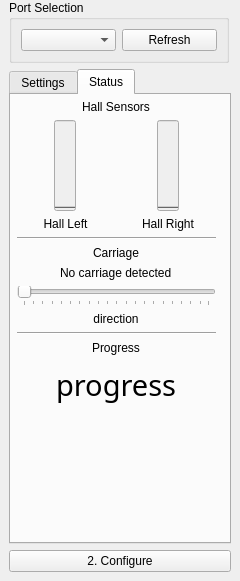
<?xml version="1.0" encoding="UTF-8"?>
<ui version="4.0">
 <class>DockWidget</class>
 <widget class="QDockWidget" name="DockWidget">
  <property name="geometry">
   <rect>
    <x>0</x>
    <y>0</y>
    <width>240</width>
    <height>581</height>
   </rect>
  </property>
  <property name="sizePolicy">
   <sizepolicy hsizetype="Preferred" vsizetype="Preferred">
    <horstretch>0</horstretch>
    <verstretch>0</verstretch>
   </sizepolicy>
  </property>
  <property name="minimumSize">
   <size>
    <width>240</width>
    <height>581</height>
   </size>
  </property>
  <property name="maximumSize">
   <size>
    <width>240</width>
    <height>581</height>
   </size>
  </property>
  <property name="features">
   <set>QDockWidget::NoDockWidgetFeatures</set>
  </property>
  <property name="windowTitle">
   <string/>
  </property>
  <widget class="QWidget" name="ayab_config">
   <property name="sizePolicy">
    <sizepolicy hsizetype="Preferred" vsizetype="Expanding">
     <horstretch>0</horstretch>
     <verstretch>0</verstretch>
    </sizepolicy>
   </property>
   <layout class="QVBoxLayout" name="verticalLayout">
    <property name="spacing">
     <number>6</number>
    </property>
    <property name="topMargin">
     <number>0</number>
    </property>
    <item>
     <widget class="QGroupBox" name="groupBox">
      <property name="sizePolicy">
       <sizepolicy hsizetype="Minimum" vsizetype="Fixed">
        <horstretch>0</horstretch>
        <verstretch>0</verstretch>
       </sizepolicy>
      </property>
      <property name="minimumSize">
       <size>
        <width>220</width>
        <height>0</height>
       </size>
      </property>
      <property name="maximumSize">
       <size>
        <width>0</width>
        <height>16777215</height>
       </size>
      </property>
      <property name="title">
       <string>Port Selection</string>
      </property>
      <layout class="QHBoxLayout" name="horizontalLayout_3">
       <item>
        <widget class="QComboBox" name="serial_port_dropdown"/>
       </item>
       <item>
        <widget class="QPushButton" name="refresh_ports_button">
         <property name="text">
          <string>Refresh</string>
         </property>
        </widget>
       </item>
      </layout>
     </widget>
    </item>
    <item>
     <widget class="QTabWidget" name="tabWidget">
      <property name="sizePolicy">
       <sizepolicy hsizetype="MinimumExpanding" vsizetype="MinimumExpanding">
        <horstretch>0</horstretch>
        <verstretch>0</verstretch>
       </sizepolicy>
      </property>
      <property name="minimumSize">
       <size>
        <width>180</width>
        <height>430</height>
       </size>
      </property>
      <property name="maximumSize">
       <size>
        <width>1000000</width>
        <height>16777215</height>
       </size>
      </property>
      <property name="currentIndex">
       <number>1</number>
      </property>
      <property name="documentMode">
       <bool>false</bool>
      </property>
      <property name="tabBarAutoHide">
       <bool>false</bool>
      </property>
      <widget class="QWidget" name="tab_knit">
       <property name="sizePolicy">
        <sizepolicy hsizetype="MinimumExpanding" vsizetype="MinimumExpanding">
         <horstretch>0</horstretch>
         <verstretch>0</verstretch>
        </sizepolicy>
       </property>
       <attribute name="title">
        <string>Settings</string>
       </attribute>
       <widget class="QWidget" name="verticalLayoutWidget">
        <property name="geometry">
         <rect>
          <x>-1</x>
          <y>-1</y>
          <width>221</width>
          <height>402</height>
         </rect>
        </property>
        <layout class="QVBoxLayout" name="verticalLayout_3">
         <property name="leftMargin">
          <number>6</number>
         </property>
         <property name="topMargin">
          <number>6</number>
         </property>
         <property name="rightMargin">
          <number>6</number>
         </property>
         <property name="bottomMargin">
          <number>6</number>
         </property>
         <item>
          <widget class="QLabel" name="label_6">
           <property name="text">
            <string>Colors</string>
           </property>
          </widget>
         </item>
         <item>
          <widget class="QSpinBox" name="color_edit">
           <property name="sizePolicy">
            <sizepolicy hsizetype="Preferred" vsizetype="Preferred">
             <horstretch>0</horstretch>
             <verstretch>0</verstretch>
            </sizepolicy>
           </property>
           <property name="minimum">
            <number>2</number>
           </property>
           <property name="maximum">
            <number>6</number>
           </property>
          </widget>
         </item>
         <item>
          <widget class="QLabel" name="label_5">
           <property name="text">
            <string>Start Line</string>
           </property>
          </widget>
         </item>
         <item>
          <widget class="QSpinBox" name="start_line_edit">
           <property name="sizePolicy">
            <sizepolicy hsizetype="Preferred" vsizetype="Preferred">
             <horstretch>0</horstretch>
             <verstretch>0</verstretch>
            </sizepolicy>
           </property>
           <property name="suffix">
            <string/>
           </property>
           <property name="prefix">
            <string/>
           </property>
           <property name="minimum">
            <number>1</number>
           </property>
           <property name="maximum">
            <number>99999</number>
           </property>
          </widget>
         </item>
         <item>
          <widget class="QCheckBox" name="infRepeat_checkbox">
           <property name="sizePolicy">
            <sizepolicy hsizetype="Preferred" vsizetype="Preferred">
             <horstretch>0</horstretch>
             <verstretch>0</verstretch>
            </sizepolicy>
           </property>
           <property name="text">
            <string>Infinite Repeat</string>
           </property>
          </widget>
         </item>
         <item>
          <widget class="QGroupBox" name="gbox_startneedle">
           <property name="minimumSize">
            <size>
             <width>0</width>
             <height>60</height>
            </size>
           </property>
           <property name="title">
            <string>Start Needle</string>
           </property>
           <widget class="QComboBox" name="start_needle_color">
            <property name="geometry">
             <rect>
              <x>60</x>
              <y>20</y>
              <width>81</width>
              <height>31</height>
             </rect>
            </property>
            <item>
             <property name="text">
              <string notr="true">orange</string>
             </property>
            </item>
            <item>
             <property name="text">
              <string notr="true">green</string>
             </property>
            </item>
           </widget>
           <widget class="QSpinBox" name="start_needle_edit">
            <property name="geometry">
             <rect>
              <x>10</x>
              <y>20</y>
              <width>51</width>
              <height>31</height>
             </rect>
            </property>
            <property name="prefix">
             <string/>
            </property>
            <property name="minimum">
             <number>1</number>
            </property>
            <property name="maximum">
             <number>100</number>
            </property>
            <property name="value">
             <number>20</number>
            </property>
           </widget>
          </widget>
         </item>
         <item>
          <widget class="QGroupBox" name="gbox_stopneedle">
           <property name="minimumSize">
            <size>
             <width>0</width>
             <height>60</height>
            </size>
           </property>
           <property name="title">
            <string>Stop Needle</string>
           </property>
           <widget class="QComboBox" name="stop_needle_color">
            <property name="geometry">
             <rect>
              <x>60</x>
              <y>20</y>
              <width>81</width>
              <height>31</height>
             </rect>
            </property>
            <item>
             <property name="text">
              <string notr="true">green</string>
             </property>
            </item>
            <item>
             <property name="text">
              <string notr="true">orange</string>
             </property>
            </item>
           </widget>
           <widget class="QSpinBox" name="stop_needle_edit">
            <property name="geometry">
             <rect>
              <x>10</x>
              <y>20</y>
              <width>51</width>
              <height>31</height>
             </rect>
            </property>
            <property name="prefix">
             <string/>
            </property>
            <property name="minimum">
             <number>1</number>
            </property>
            <property name="maximum">
             <number>100</number>
            </property>
            <property name="value">
             <number>20</number>
            </property>
           </widget>
          </widget>
         </item>
         <item>
          <widget class="QLabel" name="label_4">
           <property name="text">
            <string>Machine Type</string>
           </property>
          </widget>
         </item>
         <item>
          <widget class="QComboBox" name="machine_type_box">
           <property name="sizePolicy">
            <sizepolicy hsizetype="Preferred" vsizetype="Preferred">
             <horstretch>0</horstretch>
             <verstretch>0</verstretch>
            </sizepolicy>
           </property>
           <item>
            <property name="text">
             <string notr="true">single</string>
            </property>
           </item>
           <item>
            <property name="text">
             <string notr="true">ribber</string>
            </property>
           </item>
           <item>
            <property name="text">
             <string notr="true">circular</string>
            </property>
           </item>
          </widget>
         </item>
         <item>
          <widget class="QLabel" name="label_3">
           <property name="text">
            <string>Alignment</string>
           </property>
          </widget>
         </item>
         <item>
          <widget class="QComboBox" name="alignment_combo_box">
           <property name="sizePolicy">
            <sizepolicy hsizetype="Preferred" vsizetype="Preferred">
             <horstretch>0</horstretch>
             <verstretch>0</verstretch>
            </sizepolicy>
           </property>
           <item>
            <property name="text">
             <string notr="true">center</string>
            </property>
           </item>
           <item>
            <property name="text">
             <string notr="true">left</string>
            </property>
           </item>
           <item>
            <property name="text">
             <string notr="true">right</string>
            </property>
           </item>
          </widget>
         </item>
        </layout>
       </widget>
      </widget>
      <widget class="QWidget" name="tab_status">
       <attribute name="title">
        <string>Status</string>
       </attribute>
       <widget class="QWidget" name="verticalLayoutWidget_2">
        <property name="geometry">
         <rect>
          <x>0</x>
          <y>-1</y>
          <width>211</width>
          <height>321</height>
         </rect>
        </property>
        <layout class="QVBoxLayout" name="verticalLayout_4">
         <property name="leftMargin">
          <number>6</number>
         </property>
         <property name="topMargin">
          <number>6</number>
         </property>
         <property name="rightMargin">
          <number>6</number>
         </property>
         <property name="bottomMargin">
          <number>6</number>
         </property>
         <item alignment="Qt::AlignHCenter">
          <widget class="QLabel" name="label_8">
           <property name="sizePolicy">
            <sizepolicy hsizetype="Expanding" vsizetype="Fixed">
             <horstretch>0</horstretch>
             <verstretch>0</verstretch>
            </sizepolicy>
           </property>
           <property name="text">
            <string>Hall Sensors</string>
           </property>
          </widget>
         </item>
         <item>
          <layout class="QHBoxLayout" name="horizontalLayout">
           <item>
            <layout class="QVBoxLayout" name="verticalLayout_6">
             <item alignment="Qt::AlignHCenter">
              <widget class="QProgressBar" name="progress_hall_l">
               <property name="enabled">
                <bool>false</bool>
               </property>
               <property name="sizePolicy">
                <sizepolicy hsizetype="Fixed" vsizetype="Fixed">
                 <horstretch>0</horstretch>
                 <verstretch>0</verstretch>
                </sizepolicy>
               </property>
               <property name="maximum">
                <number>1024</number>
               </property>
               <property name="value">
                <number>0</number>
               </property>
               <property name="alignment">
                <set>Qt::AlignCenter</set>
               </property>
               <property name="orientation">
                <enum>Qt::Vertical</enum>
               </property>
               <property name="format">
                <string>%p%</string>
               </property>
              </widget>
             </item>
             <item>
              <widget class="QLabel" name="label_hall_l">
               <property name="sizePolicy">
                <sizepolicy hsizetype="Minimum" vsizetype="Fixed">
                 <horstretch>0</horstretch>
                 <verstretch>0</verstretch>
                </sizepolicy>
               </property>
               <property name="text">
                <string>Hall Left</string>
               </property>
               <property name="alignment">
                <set>Qt::AlignCenter</set>
               </property>
              </widget>
             </item>
            </layout>
           </item>
           <item>
            <layout class="QVBoxLayout" name="verticalLayout_7">
             <item alignment="Qt::AlignHCenter">
              <widget class="QProgressBar" name="progress_hall_r">
               <property name="enabled">
                <bool>false</bool>
               </property>
               <property name="sizePolicy">
                <sizepolicy hsizetype="Fixed" vsizetype="Fixed">
                 <horstretch>0</horstretch>
                 <verstretch>0</verstretch>
                </sizepolicy>
               </property>
               <property name="maximum">
                <number>1024</number>
               </property>
               <property name="value">
                <number>0</number>
               </property>
               <property name="alignment">
                <set>Qt::AlignCenter</set>
               </property>
               <property name="orientation">
                <enum>Qt::Vertical</enum>
               </property>
               <property name="format">
                <string>%p%</string>
               </property>
              </widget>
             </item>
             <item>
              <widget class="QLabel" name="label_hall_r">
               <property name="sizePolicy">
                <sizepolicy hsizetype="Preferred" vsizetype="Fixed">
                 <horstretch>0</horstretch>
                 <verstretch>0</verstretch>
                </sizepolicy>
               </property>
               <property name="text">
                <string>Hall Right</string>
               </property>
               <property name="alignment">
                <set>Qt::AlignCenter</set>
               </property>
              </widget>
             </item>
            </layout>
           </item>
          </layout>
         </item>
         <item>
          <widget class="Line" name="line_2">
           <property name="orientation">
            <enum>Qt::Horizontal</enum>
           </property>
          </widget>
         </item>
         <item alignment="Qt::AlignHCenter">
          <widget class="QLabel" name="label_7">
           <property name="sizePolicy">
            <sizepolicy hsizetype="Expanding" vsizetype="Fixed">
             <horstretch>0</horstretch>
             <verstretch>0</verstretch>
            </sizepolicy>
           </property>
           <property name="text">
            <string>Carriage</string>
           </property>
          </widget>
         </item>
         <item alignment="Qt::AlignHCenter">
          <widget class="QLabel" name="label_carriage">
           <property name="sizePolicy">
            <sizepolicy hsizetype="Preferred" vsizetype="Fixed">
             <horstretch>0</horstretch>
             <verstretch>0</verstretch>
            </sizepolicy>
           </property>
           <property name="text">
            <string>No carriage detected</string>
           </property>
          </widget>
         </item>
         <item>
          <widget class="QSlider" name="slider_position">
           <property name="enabled">
            <bool>false</bool>
           </property>
           <property name="maximum">
            <number>199</number>
           </property>
           <property name="orientation">
            <enum>Qt::Horizontal</enum>
           </property>
           <property name="tickPosition">
            <enum>QSlider::TicksBelow</enum>
           </property>
          </widget>
         </item>
         <item alignment="Qt::AlignHCenter">
          <widget class="QLabel" name="label_direction">
           <property name="sizePolicy">
            <sizepolicy hsizetype="Minimum" vsizetype="Fixed">
             <horstretch>0</horstretch>
             <verstretch>0</verstretch>
            </sizepolicy>
           </property>
           <property name="text">
            <string>direction</string>
           </property>
           <property name="alignment">
            <set>Qt::AlignCenter</set>
           </property>
          </widget>
         </item>
         <item>
          <widget class="Line" name="line_3">
           <property name="orientation">
            <enum>Qt::Horizontal</enum>
           </property>
          </widget>
         </item>
         <item alignment="Qt::AlignHCenter">
          <widget class="QLabel" name="label_9">
           <property name="sizePolicy">
            <sizepolicy hsizetype="Expanding" vsizetype="Fixed">
             <horstretch>0</horstretch>
             <verstretch>0</verstretch>
            </sizepolicy>
           </property>
           <property name="text">
            <string>Progress</string>
           </property>
          </widget>
         </item>
         <item alignment="Qt::AlignHCenter">
          <widget class="QLabel" name="label_progress">
           <property name="font">
            <font>
             <family>Sans</family>
             <pointsize>22</pointsize>
            </font>
           </property>
           <property name="mouseTracking">
            <bool>false</bool>
           </property>
           <property name="text">
            <string>progress</string>
           </property>
          </widget>
         </item>
        </layout>
       </widget>
      </widget>
     </widget>
    </item>
    <item>
     <widget class="QPushButton" name="configure_button">
      <property name="text">
       <string>2. Configure</string>
      </property>
     </widget>
    </item>
   </layout>
  </widget>
 </widget>
 <resources/>
 <connections/>
</ui>
